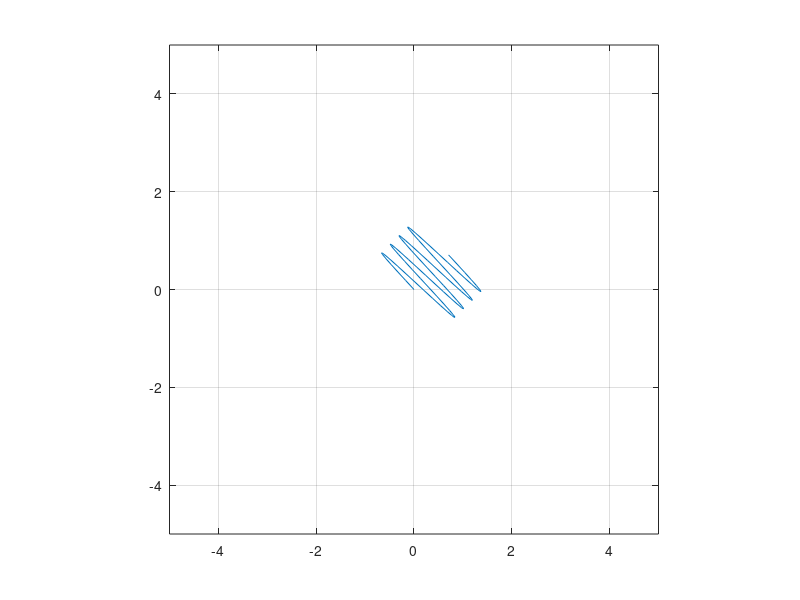

Here is the MATLAB script that generated this plot:
clc; clear all; close all;

% % Script to check the sinusoid path

% Time settings
end_pt = 1/4;

dt = 100;
t = linspace(0,1,dt);

% Sine wave
amp = 1;
freq = dt/end_pt;
ph = 0;
y = amp*sin(2*pi*freq*t + ph);

th = deg2rad(45);

R = [cos(th) -sin(th);
    sin(th) cos(th)];

x = [t; y];
traj = R*x;

plot(traj(1,:), traj(2,:));
% plot(t,y);
grid on;
axis([-5 5 -5 5]);
axis square;